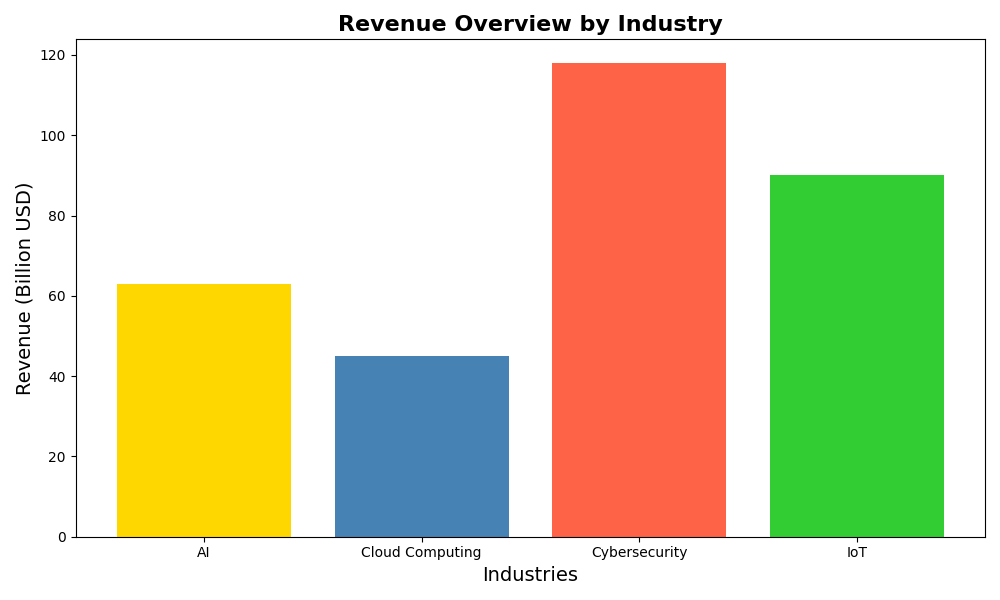

Write the Python code that produced this figure.
import numpy as np
import matplotlib.pyplot as plt

sectors = ['AI', 'Cloud Computing', 'Cybersecurity', 'IoT']
total_revenues = np.array([63, 45, 118, 90])
colors = ['#FFD700', '#4682B4', '#FF6347', '#32CD32']

fig, ax = plt.subplots(figsize=(10, 6))

ax.bar(sectors, total_revenues, color=colors)

ax.set_xlabel('Industries', fontsize=14)
ax.set_ylabel('Revenue (Billion USD)', fontsize=14)
ax.set_title('Revenue Overview by Industry', fontsize=16, fontweight='bold')

plt.tight_layout()
plt.show()
